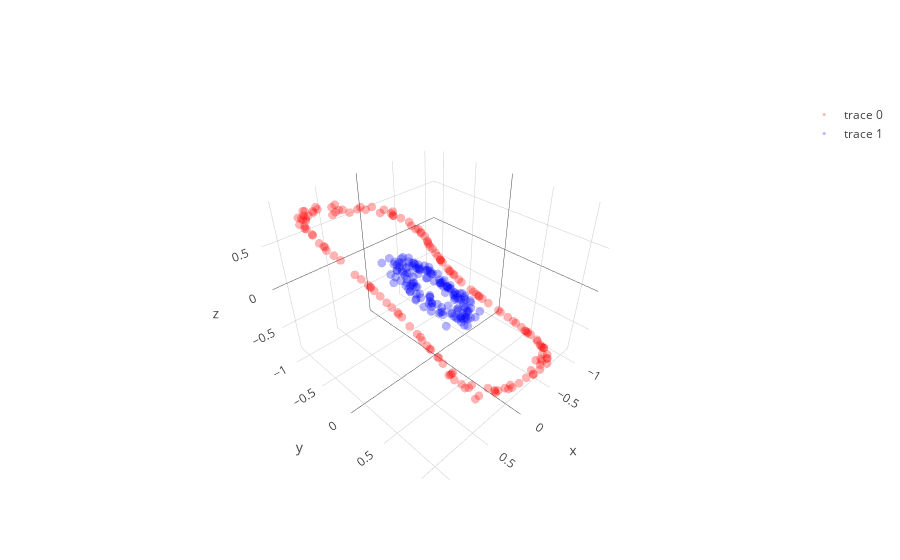

Here is the notebook cell this chart was saved with:
### Code cell
# with all scale
expand_dim = 3
w1 = np.random.randn(2,expand_dim)
w2 = np.random.randn(expand_dim,1)
a  = np.ones(expand_dim); b = np.ones(expand_dim); c = np.zeros(expand_dim)

w1 = _sym_decorrelation(w1)
w2 = w2/(np.sqrt(np.sum(w2**2)))

temp_X = np.copy(X)
mini_batch_size = 100
for iter in range(1000):
    cum_loss = 0; temp_X   = shuffle(temp_X)
    
    for mini_batch in range(0,len(X),mini_batch_size):
        current_batch = temp_X[mini_batch:mini_batch+mini_batch_size]
        
        layer1 = current_batch @ w1
        layer1a= a*g(b*layer1)+c
#         layer1a= layer1a + (1/(iter+1))*np.random.uniform(expand_dim)
        layer2 = layer1a       @ w2
        loss   = w2.T @ layer1a.T @ layer1a @ w2
        
        grad2 = -layer1a.T @ layer1a @ w2 
        grad1a= -layer1a@w2@w2.T
        grada = grad1a*g(b*layer1)
        gradb = grad1a*a*g_grad(b*layer1)*layer1
        gradc = grad1a
        grad1 = current_batch.T @(grad1a*a*g_grad(b*layer1)*b) - current_batch.T @ current_batch @ w1 

        w2 = w2 - 0.000009 * grad2
        a = a -   0.000005 * grada.mean(0)
        b = b -   0.000005 * gradb.mean(0)
        c = c -   0.000005 * gradc.mean(0)
        w1 = w1 - 0.000009 * grad1
        
        w1 = _sym_decorrelation(w1)
        w2 = w2/(np.sqrt(np.sum(w2**2)))
        cum_loss      = cum_loss + loss.mean()
        
    if iter%200==0:print('Iter : ',iter," Loss: ",cum_loss)

# projection
projected_mine = (a*g(b*(X @ w1))+c) @ w2

plt.figure(figsize=(20,5))
plt.subplot(1, 3, 1)
# plt.scatter(X[:, 0], X[:,1], color='red', alpha=0.5)
plt.scatter(X[y==0, 0], X[y==0, 1], color='red', alpha=0.5)
plt.scatter(X[y==1, 0], X[y==1, 1], color='blue', alpha=0.5)
plt.quiver(X.mean(0)[0], X.mean(0)[1], evector[0,0],evector[0,1], color=['b'], scale=2.5)
plt.quiver(X.mean(0)[0], X.mean(0)[1], evector[1,0],evector[1,1], color=['g'], scale=2.5)

plt.subplot(1, 3, 2,projection='3d')
one_layer_project = (a*g(b*(X @ w1))+c)
plt.scatter(one_layer_project[:,0],one_layer_project[:,1],one_layer_project[:,2], color='red')

plt.subplot(1, 3, 3)
# plt.scatter(projected_mine, np.zeros(len(projected_mine) ), color='red', alpha=0.5)
plt.scatter(projected_mine[y==0], np.zeros((len(projected_mine)//2)), color='red', alpha=0.5)
plt.scatter(projected_mine[y==1], np.zeros((len(projected_mine)//2)), color='blue', alpha=0.5)

plt.show()

trace1 = go.Scatter3d(
    x=one_layer_project[y==0,0],
    y=one_layer_project[y==0,1],
    z=one_layer_project[y==0,2],
    mode='markers',
    line=dict(color='red',width=0.5),
    marker=dict(size=3,opacity=0.3)
)

trace2 = go.Scatter3d(
    x=one_layer_project[y==1,0],
    y=one_layer_project[y==1,1],
    z=one_layer_project[y==1,2],
    mode='markers',
    line=dict(color='blue',width=0.5),
    marker=dict(size=3,opacity=0.3)
)
data = [trace1,trace2]
fig  = go.Figure(data=data)
iplot(fig)

### Figure 1 — Plotly figure (JSON) as saved in the notebook; plotly's stock layout.template omitted (floating-point values rounded to 4 significant figures; data arrays with more than 128 entries replaced by an {"elided": "..."} marker saying what was removed)
{"data": [{"line": {"color": "red", "width": 0.5}, "marker": {"opacity": 0.3, "size": 3}, "mode": "markers", "type": "scatter3d", "uid": "190430b0-42fa-4238-94da-65d2bfbda108", "x": {"elided": "150 float values"}, "y": {"elided": "150 float values"}, "z": {"elided": "150 float values"}}, {"line": {"color": "blue", "width": 0.5}, "marker": {"opacity": 0.3, "size": 3}, "mode": "markers", "type": "scatter3d", "uid": "2a65a69a-1d23-4a40-85e3-f4cd8a811aa8", "x": {"elided": "150 float values"}, "y": {"elided": "150 float values"}, "z": {"elided": "150 float values"}}], "layout": {}}
